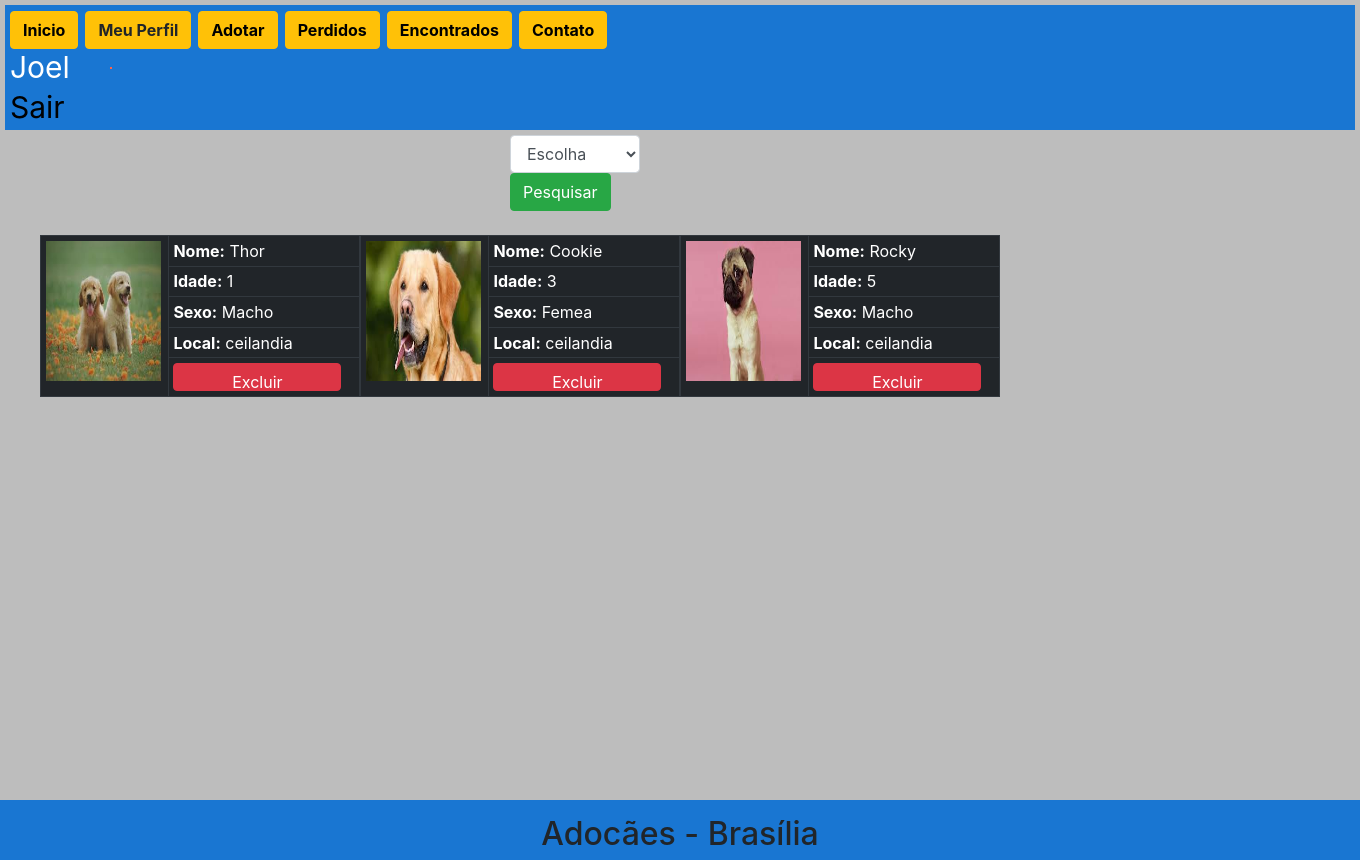
/View/verCao.php (signed in), run on the app's committed database.
### tables this page shows
CREATE TABLE `cachorro` (
  `idCachorro` int(11) NOT NULL,
  `idUsuario` int(11) NOT NULL,
  `nome` varchar(20) NOT NULL,
  `email` varchar(20) NOT NULL,
  `endereco` varchar(30) DEFAULT NULL,
  `cidade` varchar(20) NOT NULL,
  `celular` varchar(10) NOT NULL,
  `nomeDoCao` varchar(20) NOT NULL,
  `idade` int(11) DEFAULT NULL,
  `sexo` char(1) NOT NULL,
  `imagem` varchar(100) NOT NULL,
  `informacao` varchar(255) DEFAULT NULL,
  `perfil` varchar(10) NOT NULL,
  `estatus` varchar(10) NOT NULL
);

### Controller/DAO/conexao.php (called while the page is built)
<?php
abstract class Conexao{
    private static $instance;
    public static function getInstance(){
        try {
            if(!isset(self::$instance)){
                self::$instance = new PDO("mysql:host=localhost;dbname=adocao", "root","0000");
                self::$instance->setAttribute(PDO:: ATTR_ERRMODE, PDO::ERRMODE_EXCEPTION);
            }
            return self::$instance;
        } catch (PDOException $exc) {
            echo $exc->getMessage();
        }
    }
}

### Controller/DAO/cachorroDAO.php (called while the page is built, shortened)
<?php
require_once 'conexao.php';
class CachorroDAO {
    private $pdo = null;
    public function __construct() {
        $this->pdo = Conexao::getInstance();
    }
    public function pesquisaPerfil($idUsuario,$perfil,$estatus) {
        try {
            $sql = "SELECT
                    idCachorro,idUsuario,endereco,cidade,nomeDoCao,idade,sexo,imagem,perfil,estatus
                    FROM cachorro
                    WHERE idUsuario = ? AND perfil = ? AND estatus = ?";
            $stmt = $this->pdo->prepare($sql);
            $stmt->bindValue(1, $idUsuario);
            $stmt->bindValue(2, $perfil);
            $stmt->bindValue(3, $estatus);
            $stmt->execute();
            $usuario = $stmt->fetchAll(PDO::FETCH_ASSOC);
            return $usuario;
        } catch (PDOException $exc) {
            echo $exc->getMessage();
        }
    }
}

### View/verCao.php (the view, shortened to what this page needs)
<html>
<head>
</head>
<body>
<?php
include 'header.php';
?>
    <form action="" method="post">
		<table border=0 style="position: relative; left: 500px;"; width=300px>
			<tr>
				<td>
				<select  class="form-control"style="width:130px;" name=perfil>
						<option value="">Escolha</option>
				</select><input  class="btn btn-success"  type="submit" value=Pesquisar>
				</td>
			</tr>
		</table>
	</form>
	<br>
    <?php
    require_once '../Controller/DAO/cachorroDAO.php';
    $idUsuario = $_SESSION["idUsuario"];
    $estatus = "disponivel";
    $cachorroDAO = new CachorroDAO();
    if (! empty($_POST["perfil"])) {
        $perfil = $_POST["perfil"];
        $usuario = $cachorroDAO->pesquisaPerfil($idUsuario, $perfil,$estatus);
    } else {
        $perfil = "adotar";
        $usuario = $cachorroDAO->pesquisaPerfil($idUsuario, $perfil,$estatus);
    }
    echo "<table border=0 width=1310px; style='position:relative; left:30px';><tr><td>";
    foreach ($usuario as $u) {
        echo "<table	class='table table-sm table-dark'border=1 cellspacing=10 style='float:left; width: 320px; height:140px;'>";
        echo "<tr>";
        echo "<td rowspan='5' width='40%'><img src='{$u["imagem"]}' width='115' height='140'></td>";
        echo "<td><b>Nome:</b> {$u["nomeDoCao"]}</td>	</tr>";
        echo "<tr>	<td><b>Idade:</b> {$u["idade"]}</td>	</tr>";
        if($u["sexo"]=="m"){
            echo "<tr>	<td><b>Sexo:</b> Macho</td>	</tr>";
        }else{
            echo "<tr>	<td><b>Sexo:</b> Femea</td>	</tr>";
        }
        echo "<tr>	<td><b>Local:</b> {$u["cidade"]}</td>	</tr>";
        echo "<tr>";
        echo "<td>";
        echo "<a href='../Controller/excluirCaoController.php?codC={$u["idCachorro"]}&codU={$u["idUsuario"]}'><input class='btn btn-danger'type='button' value='Excluir' style='width:168;height:28'></a>";
        echo "</td>";
        echo "</tr>";
        echo "</table>";
    }
    echo "</td></tr>";
    echo "</table>";
    ?>
</body>
</html>

### CSS/estilo.css (style rules this page uses)
* { margin:0; padding:0; }
body { padding-top:10px; padding-left:10px; }

### data on the page
cachorro: imagem (picture), nomeDoCao "Thor", idade "1", shows "Sexo:", sexo "Macho", cidade "ceilandia"
cachorro: imagem (picture), nomeDoCao "Cookie", idade "3", shows "Sexo:", sexo "Femea", cidade "ceilandia"
cachorro: imagem (picture), nomeDoCao "Rocky", idade "5", shows "Sexo:", sexo "Macho", cidade "ceilandia"

### other printed values
$_SESSION["usuario"] "Joel"
